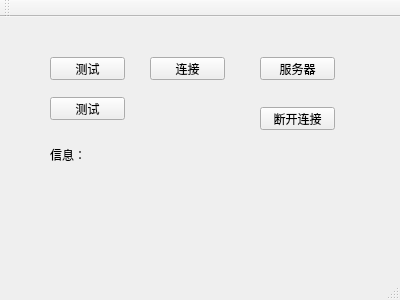
<?xml version="1.0" encoding="UTF-8"?>
<ui version="4.0">
 <class>cloudFile</class>
 <widget class="QMainWindow" name="cloudFile">
  <property name="geometry">
   <rect>
    <x>0</x>
    <y>0</y>
    <width>400</width>
    <height>300</height>
   </rect>
  </property>
  <property name="windowTitle">
   <string>cloudFile</string>
  </property>
  <widget class="QWidget" name="centralWidget">
   <widget class="QPushButton" name="pushButton_connect">
    <property name="geometry">
     <rect>
      <x>150</x>
      <y>40</y>
      <width>75</width>
      <height>23</height>
     </rect>
    </property>
    <property name="text">
     <string>连接</string>
    </property>
   </widget>
   <widget class="QPushButton" name="pushButton_tcpServer">
    <property name="geometry">
     <rect>
      <x>260</x>
      <y>40</y>
      <width>75</width>
      <height>23</height>
     </rect>
    </property>
    <property name="text">
     <string>服务器</string>
    </property>
   </widget>
   <widget class="QPushButton" name="pushButton_test">
    <property name="geometry">
     <rect>
      <x>50</x>
      <y>40</y>
      <width>75</width>
      <height>23</height>
     </rect>
    </property>
    <property name="text">
     <string>测试</string>
    </property>
   </widget>
   <widget class="QLabel" name="label">
    <property name="geometry">
     <rect>
      <x>50</x>
      <y>130</y>
      <width>231</width>
      <height>16</height>
     </rect>
    </property>
    <property name="text">
     <string>信息：</string>
    </property>
   </widget>
   <widget class="QPushButton" name="pushButton_disconnect">
    <property name="geometry">
     <rect>
      <x>260</x>
      <y>90</y>
      <width>75</width>
      <height>23</height>
     </rect>
    </property>
    <property name="text">
     <string>断开连接</string>
    </property>
   </widget>
   <widget class="QPushButton" name="pushButton_test_2">
    <property name="geometry">
     <rect>
      <x>50</x>
      <y>80</y>
      <width>75</width>
      <height>23</height>
     </rect>
    </property>
    <property name="text">
     <string>测试</string>
    </property>
   </widget>
  </widget>
  <widget class="QMenuBar" name="menuBar">
   <property name="geometry">
    <rect>
     <x>0</x>
     <y>0</y>
     <width>400</width>
     <height>23</height>
    </rect>
   </property>
  </widget>
  <widget class="QToolBar" name="mainToolBar">
   <attribute name="toolBarArea">
    <enum>TopToolBarArea</enum>
   </attribute>
   <attribute name="toolBarBreak">
    <bool>false</bool>
   </attribute>
  </widget>
  <widget class="QStatusBar" name="statusBar"/>
 </widget>
 <layoutdefault spacing="6" margin="11"/>
 <resources/>
 <connections/>
</ui>
